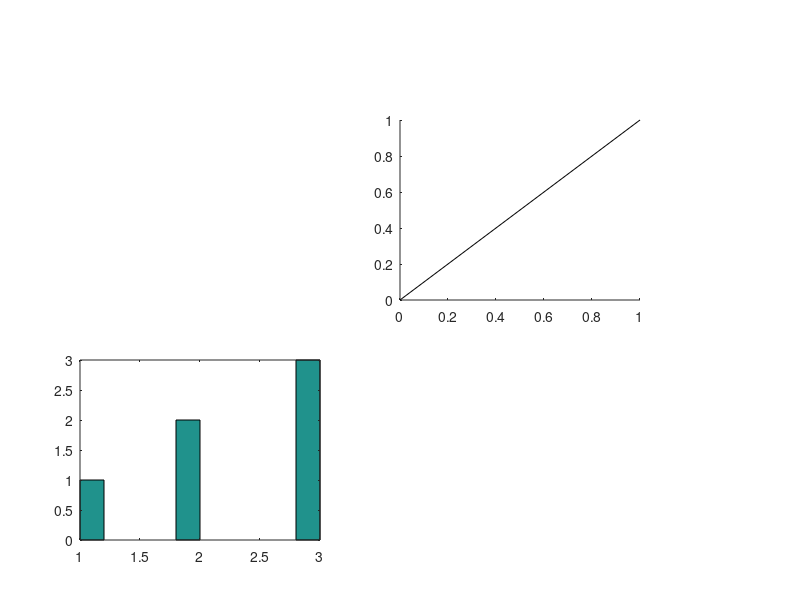

MATLAB code for this plot: (Note: this script raises an error after producing the figure.)
%=============================================================================
% Copyright (c) 2026-present Allan CORNET (Nelson)
%=============================================================================
% This file is part of Nelson.
%=============================================================================
% LICENCE_BLOCK_BEGIN
% SPDX-License-Identifier: LGPL-3.0-or-later
% LICENCE_BLOCK_END
%=============================================================================
% <--WEIGHT 3-->
% <--ADV-CLI MODE-->
%=============================================================================
% hist() must take the target it was handed out of the way of its data
% arguments whatever nargout is. Asked for its counts it draws nothing, but the
% leading axes still has to be consumed instead of being read as the sample.
%
% The witness is found back by Tag and never by handle: a freed handle id is
% handed out again to the next object created, so isgraphics() on a stale handle
% answers for whatever object now holds that id.
%=============================================================================
Y = [1 2 2 3 3 3];
EXPECTED_COUNTS = [1 0 0 0 2 0 0 0 0 3];
EXPECTED_CENTERS = [1.1 1.3 1.5 1.7 1.9 2.1 2.3 2.5 2.7 2.9];
%=============================================================================
% Drawing form: the designated axes is cleared, and only it.
statements = {...
  'hist(ax1, Y)', ...
  'hist(ax1, Y, 3)', ...
  'hist(ax1, Y, [1 2 3])', ...
  'hist(Y, ''Parent'', ax1)', ...
  'hist(Y, 3, ''Parent'', ax1)'};
for k = 1:numel(statements)
  statement = statements{k};
  f = figure('Visible', 'off');
  ax1 = axes('Parent', f, 'Position', [0.1 0.1 0.3 0.3]);
  ax2 = axes('Parent', f, 'Position', [0.5 0.5 0.3 0.3]);
  line('Parent', ax1, 'XData', [0 1], 'YData', [0 1], 'Tag', 'TARGETW');
  line('Parent', ax2, 'XData', [0 1], 'YData', [0 1], 'Tag', 'BYSTANDERW');
  eval(statement);
  assert_istrue(isempty(findobj(ax1, 'Tag', 'TARGETW')), ...
    [statement, ' must clear the axes it was given.']);
  assert_isequal(numel(findobj(ax2, 'Tag', 'BYSTANDERW')), 1, ...
    [statement, ' must not touch the current axes.']);
  assert_istrue(numel(ax1.Children) >= 1, ...
    [statement, ' must draw in the axes it was given.']);
  assert_isequal(gca(), ax2, [statement, ' must not change the current axes.']);
  close(f);
end
%=============================================================================
% NextPlot 'add' (hold on) keeps the existing children in place.
for k = 1:numel(statements)
  statement = statements{k};
  f = figure('Visible', 'off');
  ax1 = axes('Parent', f, 'Position', [0.1 0.1 0.3 0.3]);
  axes('Parent', f, 'Position', [0.5 0.5 0.3 0.3]);
  set(ax1, 'NextPlot', 'add');
  line('Parent', ax1, 'XData', [0 1], 'YData', [0 1], 'Tag', 'TARGETW');
  eval(statement);
  assert_isequal(numel(findobj(ax1, 'Tag', 'TARGETW')), 1, ...
    [statement, ' must not clear the axes while NextPlot is add.']);
  close(f);
end
%=============================================================================
% Counting form: the target is consumed, nothing is drawn, nothing is cleared.
countingStatements = {...
  'counts = hist(ax1, Y)', ...
  'counts = hist(Y, ''Parent'', ax1)'};
for k = 1:numel(countingStatements)
  statement = countingStatements{k};
  f = figure('Visible', 'off');
  ax1 = axes('Parent', f, 'Position', [0.1 0.1 0.3 0.3]);
  ax2 = axes('Parent', f, 'Position', [0.5 0.5 0.3 0.3]);
  line('Parent', ax1, 'XData', [0 1], 'YData', [0 1], 'Tag', 'TARGETW');
  line('Parent', ax2, 'XData', [0 1], 'YData', [0 1], 'Tag', 'BYSTANDERW');
  counts = [];
  eval([statement, ';']);
  assert_isequal(counts, EXPECTED_COUNTS, ...
    [statement, ' must count the sample, not the axes.']);
  assert_isequal(numel(findobj(ax1, 'Tag', 'TARGETW')), 1, ...
    [statement, ' must not clear the axes it was given.']);
  assert_isequal(numel(findobj(ax2, 'Tag', 'BYSTANDERW')), 1, ...
    [statement, ' must not touch the current axes.']);
  assert_isequal(numel(ax1.Children), 1, [statement, ' must not draw.']);
  assert_isequal(gca(), ax2, [statement, ' must not change the current axes.']);
  close(f);
end
%=============================================================================
% Two outputs, same contract.
f = figure('Visible', 'off');
ax1 = axes('Parent', f, 'Position', [0.1 0.1 0.3 0.3]);
axes('Parent', f, 'Position', [0.5 0.5 0.3 0.3]);
line('Parent', ax1, 'XData', [0 1], 'YData', [0 1], 'Tag', 'TARGETW');
[counts, centers] = hist(ax1, Y);
assert_isequal(counts, EXPECTED_COUNTS);
assert_isapprox(centers, EXPECTED_CENTERS, 1e-10);
assert_isequal(numel(findobj(ax1, 'Tag', 'TARGETW')), 1);
assert_isequal(numel(ax1.Children), 1);
close(f);
%=============================================================================
% A designated target changes nothing to the counts.
f = figure('Visible', 'off');
ax1 = axes('Parent', f);
[countsWithTarget, centersWithTarget] = hist(ax1, Y, 3);
[countsAlone, centersAlone] = hist(Y, 3);
assert_isequal(countsWithTarget, countsAlone);
assert_isequal(centersWithTarget, centersAlone);
close(f);
%=============================================================================
% An hggroup target adds to the group and leaves the axes holding it alone.
f = figure('Visible', 'off');
ax1 = axes('Parent', f, 'Position', [0.1 0.1 0.3 0.3]);
axes('Parent', f, 'Position', [0.5 0.5 0.3 0.3]);
line('Parent', ax1, 'XData', [0 1], 'YData', [0 1], 'Tag', 'TARGETW');
g = hggroup('Parent', ax1);
hist(g, Y);
assert_isequal(numel(findobj(ax1, 'Tag', 'TARGETW')), 1);
assert_istrue(numel(g.Children) >= 1);
close(f);
%=============================================================================
% A target on its own carries no sample.
f = figure('Visible', 'off');
ax1 = axes('Parent', f);
assert_checkerror('hist(ax1)', getString(message('Nelson:notEnoughInputs')), ...
  'Nelson:notEnoughInputs');
close(f);
%=============================================================================
